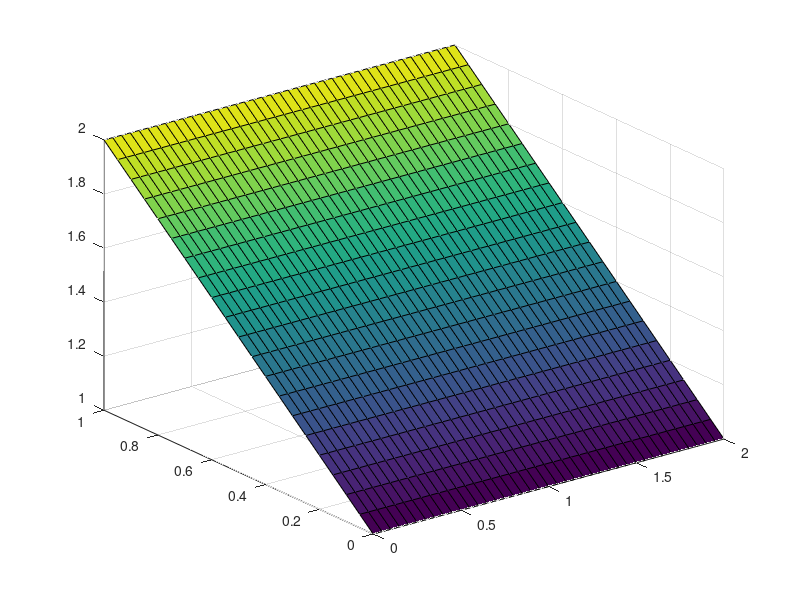
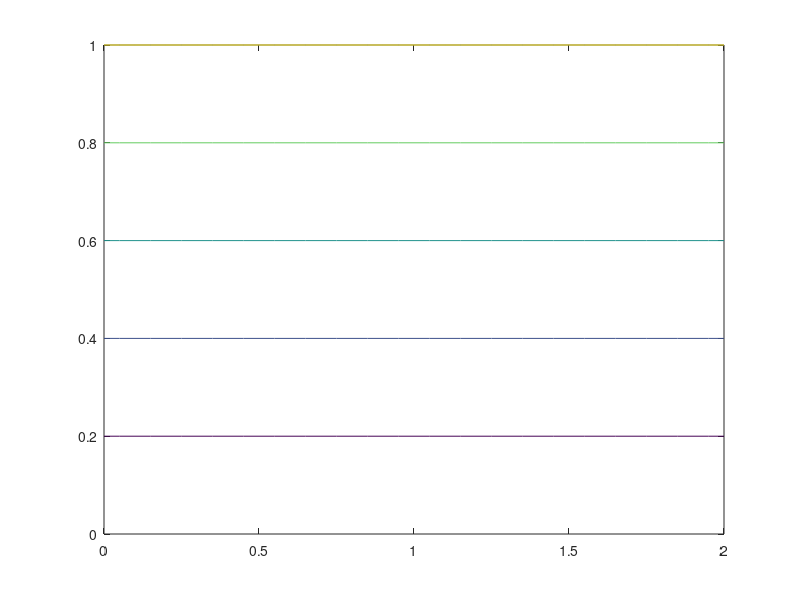
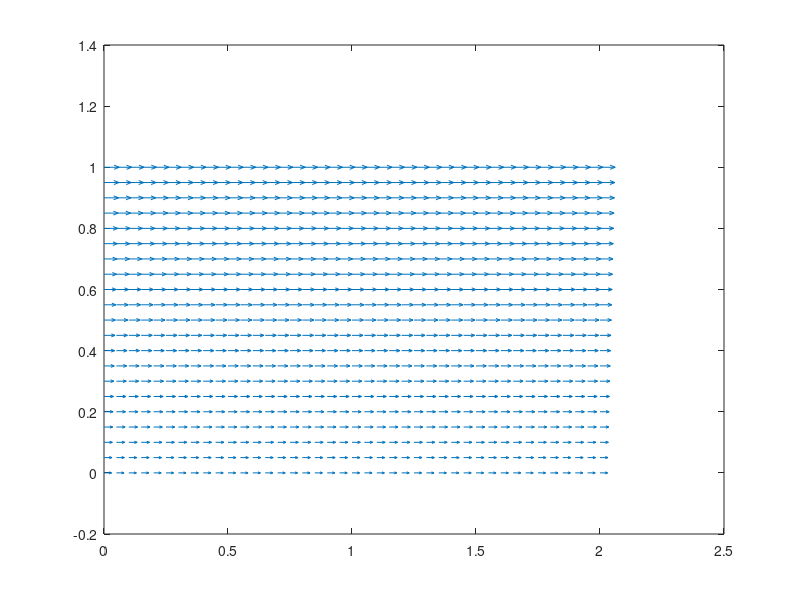

Here is the MATLAB script that generated these plots, in order: (Note: this script raises an error after producing the figures.)
%c
[x,y] = meshgrid(0:0.05:2,0:0.05:1);

Jx=(y+1);
Jy=zeros(21,41);
J_magn=Jx;

figure(1)
surf(x,y,J_magn);

figure(2)
Jmin=1;
Jmax=2;
contour(x,y,J_magn,[1:0.2:2]);

%d
figure(3)
quiver(x,y,Jx,Jy);

figure(4)
streamslice(x,y,Jx,Jy);
